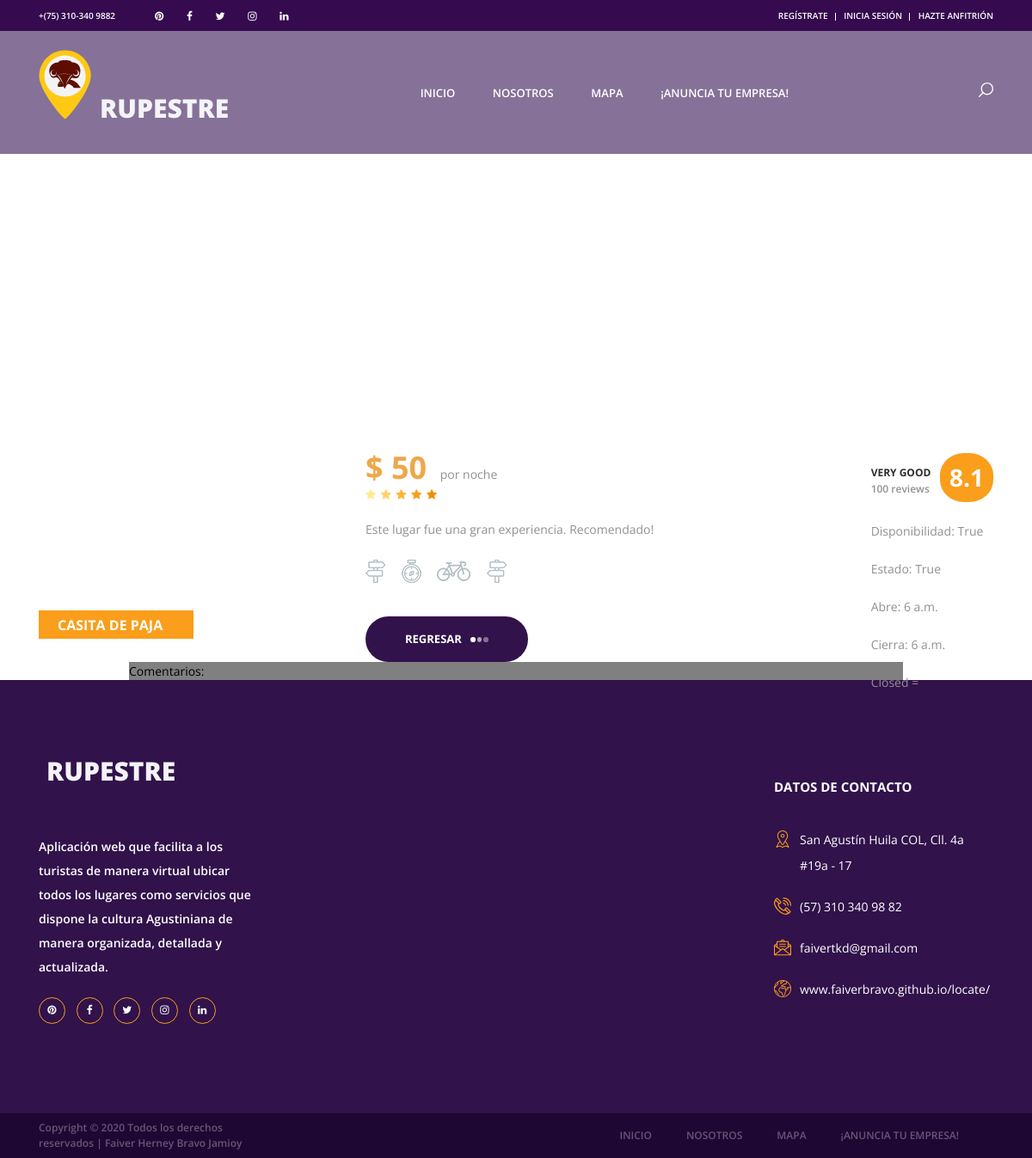
/alojamientos/alojamiento_detalle/4/, run on the app's committed database.
### alojamientos/models.py (models this page shows, shortened)
class Alojamiento(models.Model):
    nombre=models.CharField(max_length=50)
    descripcion=models.CharField(max_length=150)
    imagen=models.ImageField(upload_to='alojamientos')
    precio=models.IntegerField( null=True, blank=True)#opcional subir precio
    categorias=models.ManyToManyField(Categoria) #relación de muchos a muchos entre Categoria y Post
    disponibilidad=models.BooleanField(default=True)
    activo=models.BooleanField(default=True)# prendido o apagado
    abrir=models.TimeField(null=True)
    cerrar=models.TimeField(null=True)
    created=models.DateTimeField(auto_now_add=True, verbose_name='fecha de creación')
    updated=models.DateTimeField(auto_now_add=True)
    class Meta:
        verbose_name='alojamiento'
        verbose_name_plural='alojamientos'

### alojamientos/views.py (the view)
# urls.py: path('alojamiento_detalle/<int:alojamiento_id>/', views.alojamiento_detalle, name="categoria")
def alojamiento_detalle(request, alojamiento_id):
    alojamiento=Alojamiento.objects.get(id= alojamiento_id)
    return render(request, "alojamientos/alojamiento_detalle.html", {
        "alojamiento": alojamiento,
    })

### alojamientos/templates/alojamientos/alojamiento_detalle.html (shortened to what this page needs)
{% extends "RupestreApp/base2.html" %}
{% load static %}
{% block content %}
<div class="home">
	<div class="home_background parallax-window" data-parallax="scroll" data-image-src={{alojamiento.imagen.url}}></div>
	<div class="home_content">
		<div class="home_title">{{alojamiento.nombre}}</div>
	</div>
</div>
<div class="container">
	<div class="row">
		<div class="col-lg-12">
			<div class="offers_grid">
				<div class="offers_item rating_4">
					<div class="row">
						<div class="col-lg-3 col-1680-4">
							<div class="offers_image_container">
								<div class="offers_image_background" style="background-image:url({{alojamiento.imagen.url}})"></div>
								<div class="offer_name"><a href="alojamiento_detalle/{{alojamiento.id}}">{{alojamiento.nombre}}</a></div>
							</div>
						</div>
						<div class="col-lg-8">
							<div class="offers_content">
								<div class="offers_price">$ {{alojamiento.precio}}<span> por noche</span></div>
								<div class="rating_r rating_r_5 offers_rating" data-rating="4">
									<i></i>
									<i></i>
									<i></i>
									<i></i>
									<i></i>
								</div>
								<p class="offers_text">{{alojamiento.descripcion}}</p>
								<div class="offers_icons">
									<ul class="offers_icons_list">
										<li class="offers_icons_item"><img src="{% static 'images/iconos/post.png' %}" alt=""></li>
										<li class="offers_icons_item"><img src="{% static 'images/iconos/compass.png' %}" alt=""></li>
										<li class="offers_icons_item"><img src="{% static 'images/iconos/bicycle.png' %}" alt=""></li>
										<li class="offers_icons_item"><img src="{% static 'images/iconos/post.png' %}" alt=""></li>
									</ul>
								</div>
								<div class="button book_button"><a href="{% url 'Alojamientos' %}">Regresar<span></span><span></span><span></span></a></div>
								<div class="offer_reviews">
									<div class="offer_reviews_content">
										<div class="offer_reviews_title">very good</div>
										<div class="offer_reviews_subtitle">100 reviews</div>
									</div>
									<div class="offer_reviews_rating text-center">8.1</div>
									<p class="offers_text">Disponibilidad: {{alojamiento.disponibilidad}}</p>
									<p class="offers_text">Estado: {{alojamiento.activo}}</p>
									<p class="offers_text">Abre: {{alojamiento.abrir}}</p>
									<p class="offers_text">Cierra: {{alojamiento.cerrar}}</p>
									<p class="offers_text">Closed = {{alojamientos.dd}}</p>
								</div>
							</div>
						</div>
					</div>
				</div>
			</div>
		</div>
	</div>
</div>
<div>
		<section>
			<div style="width:75%; background-color: grey; margin:auto; text-align: left ; color: black;">
				Comentarios: <div></div>
			</div>
		</section>
</div>
{% endblock %}

### RupestreApp/static/styles/offers_responsive.css (style rules this page uses)
@media only screen and (max-width: 2340px) { .col-1680-4 { flex: 0 0 33.333333%; max-width: 33.333333%; } }

### data on the page
Alojamiento: nombre "CASITA DE PAJA", precio "50", descripcion "Este lugar fue una gran experiencia. Recomendado!", disponibilidad "True", activo "True", abrir "6 a.m.", cerrar "6 a.m."
